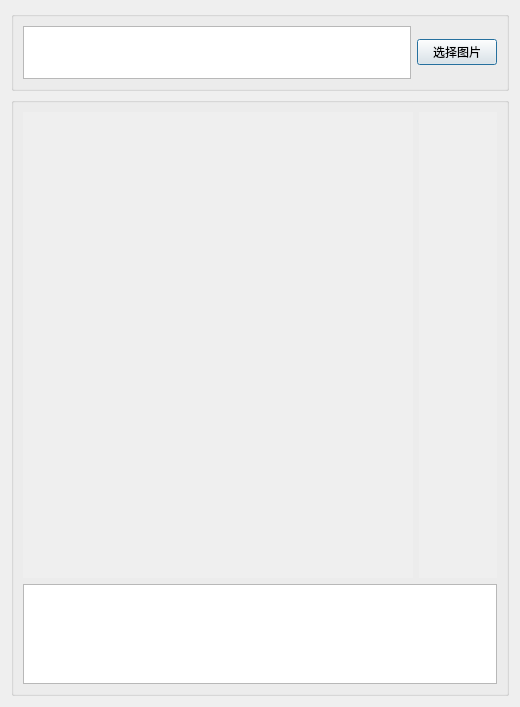
<?xml version="1.0" encoding="UTF-8"?>
<ui version="4.0">
 <class>Dialog</class>
 <widget class="QDialog" name="Dialog">
  <property name="geometry">
   <rect>
    <x>0</x>
    <y>0</y>
    <width>520</width>
    <height>707</height>
   </rect>
  </property>
  <property name="windowTitle">
   <string>脊椎角度估算</string>
  </property>
  <layout class="QVBoxLayout" name="verticalLayout">
   <item>
    <widget class="QGroupBox" name="groupBox">
     <property name="maximumSize">
      <size>
       <width>16777215</width>
       <height>80</height>
      </size>
     </property>
     <property name="title">
      <string/>
     </property>
     <layout class="QHBoxLayout" name="horizontalLayout">
      <item>
       <widget class="QPlainTextEdit" name="file_msg">
        <property name="autoFillBackground">
         <bool>true</bool>
        </property>
        <property name="readOnly">
         <bool>true</bool>
        </property>
        <property name="backgroundVisible">
         <bool>false</bool>
        </property>
       </widget>
      </item>
      <item>
       <widget class="QPushButton" name="choose_file">
        <property name="text">
         <string>选择图片</string>
        </property>
       </widget>
      </item>
     </layout>
    </widget>
   </item>
   <item>
    <widget class="QGroupBox" name="groupBox_2">
     <property name="title">
      <string/>
     </property>
     <layout class="QGridLayout" name="gridLayout" columnstretch="5,1">
      <item row="0" column="0">
       <widget class="QLabel" name="origin_img">
        <property name="autoFillBackground">
         <bool>true</bool>
        </property>
        <property name="text">
         <string/>
        </property>
       </widget>
      </item>
      <item row="0" column="1">
       <widget class="QLabel" name="result_image">
        <property name="autoFillBackground">
         <bool>true</bool>
        </property>
        <property name="text">
         <string/>
        </property>
       </widget>
      </item>
      <item row="1" column="0" colspan="2">
       <widget class="QPlainTextEdit" name="show_text">
        <property name="maximumSize">
         <size>
          <width>16777215</width>
          <height>100</height>
         </size>
        </property>
        <property name="autoFillBackground">
         <bool>true</bool>
        </property>
        <property name="readOnly">
         <bool>true</bool>
        </property>
        <property name="backgroundVisible">
         <bool>false</bool>
        </property>
        <property name="centerOnScroll">
         <bool>false</bool>
        </property>
       </widget>
      </item>
     </layout>
    </widget>
   </item>
  </layout>
 </widget>
 <resources/>
 <connections>
  <connection>
   <sender>choose_file</sender>
   <signal>clicked()</signal>
   <receiver>Dialog</receiver>
   <slot>on_choose_file()</slot>
   <hints>
    <hint type="sourcelabel">
     <x>488</x>
     <y>85</y>
    </hint>
    <hint type="destinationlabel">
     <x>612</x>
     <y>69</y>
    </hint>
   </hints>
  </connection>
 </connections>
 <slots>
  <slot>on_choose_file()</slot>
 </slots>
</ui>
